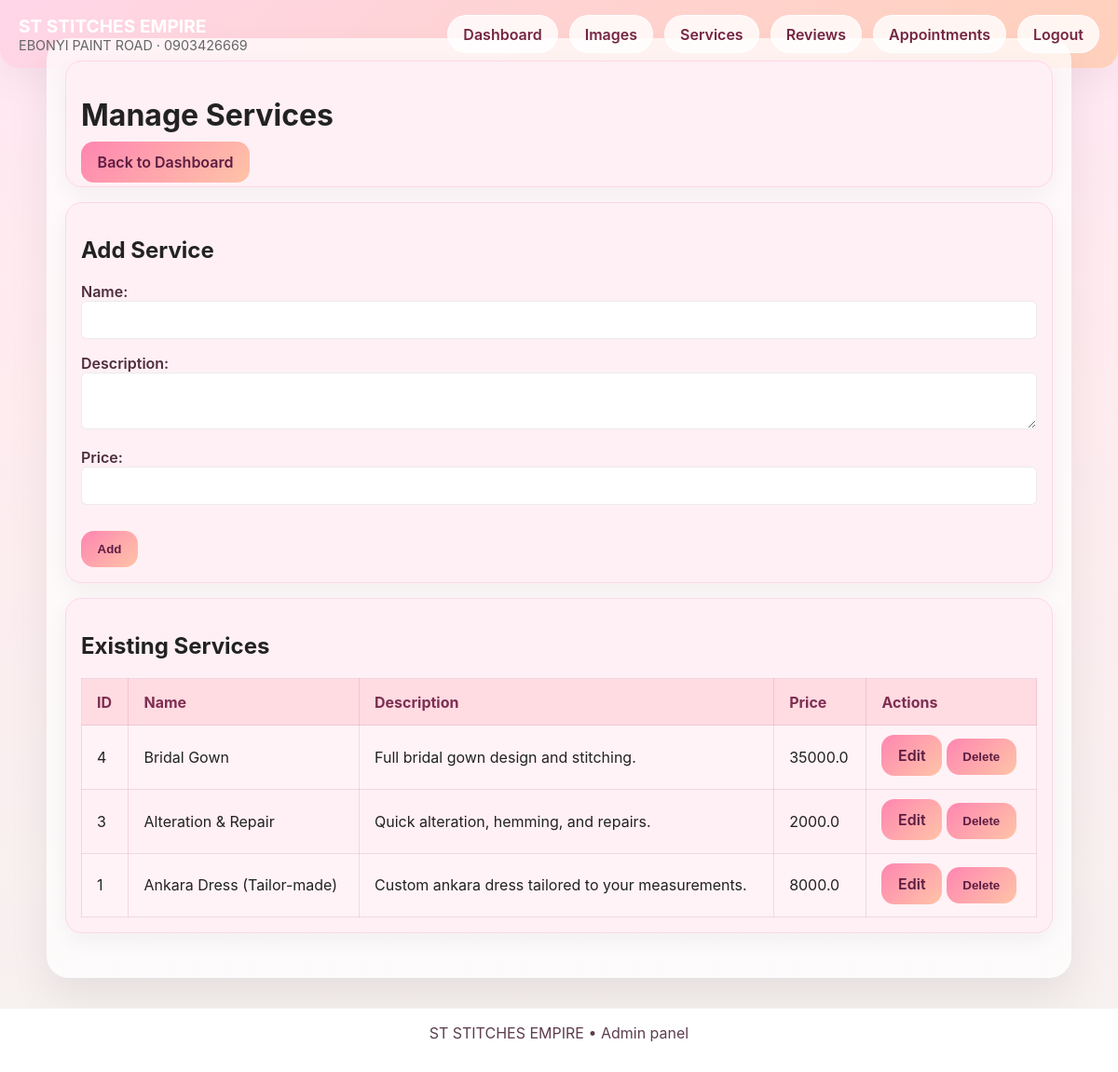
Page /admin/services (signed in) on the committed database.
### app/models.py (models this page shows)
class Service(Base):
    __tablename__ = "services"
    id = Column(Integer, primary_key=True, index=True)
    name = Column(String, nullable=False)
    description = Column(Text)
    price = Column(Float, nullable=False)
    created_at = Column(DateTime, default=datetime.datetime.utcnow)

### app/services.py (the view)
@router.get('/admin/services')
def admin_services(request: Request, user=Depends(get_current_admin)):
    db = SessionLocal()
    try:
        services = db.query(Service).order_by(Service.id.desc()).all()
    finally:
        db.close()
    return templates.TemplateResponse(request, 'admin_services.html', {"request": request, "services": services, "user": user})

### templates/admin_services.html
{% extends 'admin_base.html' %}
{% block content %}
  <div class="admin-card">
    <h1>Manage Services</h1>
    <a class="admin-button" href="/admin/dashboard">Back to Dashboard</a>
  </div>
  <div class="admin-card">
    <h2>Add Service</h2>
    <form action="/admin/services/add" method="post">
      <label>Name:<input type="text" name="name" required></label>
      <label>Description:<textarea name="description"></textarea></label>
      <label>Price:<input type="number" step="0.01" name="price" required></label>
      <button class="admin-button" type="submit">Add</button>
    </form>
  </div>
  <div class="admin-card">
    <h2>Existing Services</h2>
    <table class="admin-table">
      <tr><th>ID</th><th>Name</th><th>Description</th><th>Price</th><th>Actions</th></tr>
      {% for s in services %}
      <tr>
        <td>{{ s.id }}</td>
        <td>{{ s.name }}</td>
        <td>{{ s.description }}</td>
        <td>{{ s.price }}</td>
        <td>
          <a class="admin-button" href="/admin/services/edit/{{ s.id }}">Edit</a>
          <form action="/admin/services/delete/{{ s.id }}" method="post" style="display:inline">
            <button class="admin-button" type="submit" onclick="return confirm('Delete this service?')">Delete</button>
          </form>
        </td>
      </tr>
      {% endfor %}
    </table>
  </div>
{% endblock %}

### static/css/style.css (style rules this page uses)
:root { --pink-100: #ffe6f0; --pink-200: #ffb3d1; --pink-400: #ff66a3; --pink-600: #ff4d8a; --accent: #ff66a3; --muted: #666; --bg: #fff; }
* { box-sizing:border-box }
body { font-family:Inter, system-ui, Arial, sans-serif;margin:0;background:var(--pink-100);color:#222 }
a { color:var(--pink-600);text-decoration:none }
.admin-page { background:linear-gradient(180deg,#ffe7f3,#ffebef 30%,#f6f1f0);min-height:100vh }
.admin-card { background:#fff0f5;border:1px solid #ffd6e8;border-radius:18px;padding:1rem;box-shadow:0 8px 24px rgba(0,0,0,0.05);margin-bottom:1rem }
.admin-table { width:100%;border-collapse:collapse }
.admin-table th,.admin-table td { padding:.9rem 1rem;border:1px solid rgba(180,100,130,0.18); }
.admin-table th { background:rgba(255,214,222,0.8);color:#7d2f51;text-align:left }
.admin-table tr:nth-child(even) { background:rgba(255,244,248,0.8) }
.admin-button { background:linear-gradient(135deg,#ff86b1,#ffc4a7);color:#5d1c42;border:none;padding:.75rem 1.1rem;border-radius:14px;cursor:pointer;font-weight:600 }
input,textarea,select { padding:.75rem;border-radius:12px;border:1px solid rgba(180,100,130,0.25);width:100%;font:inherit; }
label { display:block;margin-bottom:.75rem;color:#4f2d3d;font-weight:600 }
form > * + * { margin-top:1rem }
input,textarea,select { padding:.6rem;border-radius:6px;border:1px solid rgba(0,0,0,0.08) }

### rows in the picture
Service: id "4", name "Bridal Gown", description "Full bridal gown design and stitching.", price "35000.0"
Service: id "3", name "Alteration & Repair", description "Quick alteration, hemming, and repairs.", price "2000.0"
Service: id "1", name "Ankara Dress (Tailor-made)", description "Custom ankara dress tailored to your measurements.", price "8000.0"
